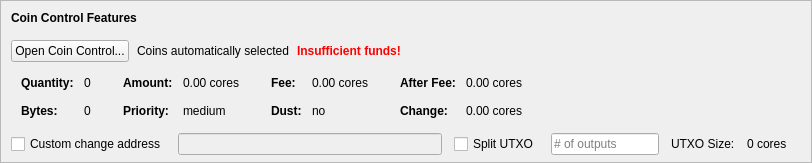
    <widget class="QFrame" name="frameCoinControl">
     <property name="sizePolicy">
      <sizepolicy hsizetype="Expanding" vsizetype="Expanding">
       <horstretch>0</horstretch>
       <verstretch>0</verstretch>
      </sizepolicy>
     </property>
     <property name="maximumSize">
      <size>
       <width>16777215</width>
       <height>16777215</height>
      </size>
     </property>
     <property name="frameShape">
      <enum>QFrame::StyledPanel</enum>
     </property>
     <property name="frameShadow">
      <enum>QFrame::Sunken</enum>
     </property>
     <layout class="QVBoxLayout" name="verticalLayoutCoinControl2">
      <property name="spacing">
       <number>0</number>
      </property>
      <property name="leftMargin">
       <number>0</number>
      </property>
      <property name="topMargin">
       <number>0</number>
      </property>
      <property name="rightMargin">
       <number>0</number>
      </property>
      <property name="bottomMargin">
       <number>6</number>
      </property>
      <item>
       <layout class="QVBoxLayout" name="verticalLayoutCoinControl" stretch="0,0,0,0,1">
        <property name="spacing">
         <number>0</number>
        </property>
        <property name="leftMargin">
         <number>10</number>
        </property>
        <property name="topMargin">
         <number>10</number>
        </property>
        <item>
         <layout class="QHBoxLayout" name="horizontalLayoutCoinControl1">
          <property name="bottomMargin">
           <number>15</number>
          </property>
          <item>
           <widget class="QLabel" name="labelCoinControlFeatures">
            <property name="sizePolicy">
             <sizepolicy hsizetype="Preferred" vsizetype="Maximum">
              <horstretch>0</horstretch>
              <verstretch>0</verstretch>
             </sizepolicy>
            </property>
            <property name="font">
             <font>
              <weight>75</weight>
              <bold>true</bold>
             </font>
            </property>
            <property name="styleSheet">
             <string notr="true">font-weight:bold;</string>
            </property>
            <property name="text">
             <string>Coin Control Features</string>
            </property>
           </widget>
          </item>
         </layout>
        </item>
        <item>
         <layout class="QHBoxLayout" name="horizontalLayoutCoinControl2" stretch="0,0,0,0">
          <property name="spacing">
           <number>8</number>
          </property>
          <property name="bottomMargin">
           <number>10</number>
          </property>
          <item>
           <widget class="QPushButton" name="pushButtonCoinControl">
            <property name="styleSheet">
             <string notr="true"/>
            </property>
            <property name="text">
             <string>Open Coin Control...</string>
            </property>
            <property name="autoDefault">
             <bool>false</bool>
            </property>
           </widget>
          </item>
          <item>
           <widget class="QLabel" name="labelCoinControlAutomaticallySelected">
            <property name="text">
             <string>Coins automatically selected</string>
            </property>
            <property name="margin">
             <number>5</number>
            </property>
           </widget>
          </item>
          <item>
           <widget class="QLabel" name="labelCoinControlInsuffFunds">
            <property name="font">
             <font>
              <weight>75</weight>
              <bold>true</bold>
             </font>
            </property>
            <property name="styleSheet">
             <string notr="true">color:red;font-weight:bold;</string>
            </property>
            <property name="text">
             <string>Insufficient funds!</string>
            </property>
            <property name="margin">
             <number>5</number>
            </property>
           </widget>
          </item>
          <item>
           <spacer name="horizontalSpacerCoinControl">
            <property name="orientation">
             <enum>Qt::Horizontal</enum>
            </property>
            <property name="sizeHint" stdset="0">
             <size>
              <width>40</width>
              <height>1</height>
             </size>
            </property>
           </spacer>
          </item>
         </layout>
        </item>
        <item>
         <widget class="QWidget" name="widgetCoinControl" native="true">
          <property name="sizePolicy">
           <sizepolicy hsizetype="Preferred" vsizetype="Preferred">
            <horstretch>0</horstretch>
            <verstretch>0</verstretch>
           </sizepolicy>
          </property>
          <property name="minimumSize">
           <size>
            <width>0</width>
            <height>0</height>
           </size>
          </property>
          <property name="styleSheet">
           <string notr="true"/>
          </property>
          <layout class="QHBoxLayout" name="horizontalLayoutCoinControl5">
           <property name="leftMargin">
            <number>0</number>
           </property>
           <property name="topMargin">
            <number>0</number>
           </property>
           <property name="rightMargin">
            <number>0</number>
           </property>
           <property name="bottomMargin">
            <number>0</number>
           </property>
           <item>
            <layout class="QHBoxLayout" name="horizontalLayoutCoinControl3" stretch="0,0,0,1">
             <property name="spacing">
              <number>20</number>
             </property>
             <property name="topMargin">
              <number>0</number>
             </property>
             <property name="bottomMargin">
              <number>10</number>
             </property>
             <item>
              <layout class="QFormLayout" name="formLayoutCoinControl1">
               <property name="horizontalSpacing">
                <number>10</number>
               </property>
               <property name="verticalSpacing">
                <number>14</number>
               </property>
               <property name="leftMargin">
                <number>10</number>
               </property>
               <property name="topMargin">
                <number>4</number>
               </property>
               <property name="rightMargin">
                <number>6</number>
               </property>
               <item row="0" column="0">
                <widget class="QLabel" name="labelCoinControlQuantityText">
                 <property name="font">
                  <font>
                   <weight>75</weight>
                   <bold>true</bold>
                  </font>
                 </property>
                 <property name="text">
                  <string>Quantity:</string>
                 </property>
                 <property name="margin">
                  <number>0</number>
                 </property>
                </widget>
               </item>
               <item row="0" column="1">
                <widget class="QLabel" name="labelCoinControlQuantity">
                 <property name="cursor">
                  <cursorShape>IBeamCursor</cursorShape>
                 </property>
                 <property name="contextMenuPolicy">
                  <enum>Qt::ActionsContextMenu</enum>
                 </property>
                 <property name="text">
                  <string notr="true">0</string>
                 </property>
                 <property name="margin">
                  <number>0</number>
                 </property>
                 <property name="textInteractionFlags">
                  <set>Qt::LinksAccessibleByMouse|Qt::TextSelectableByKeyboard|Qt::TextSelectableByMouse</set>
                 </property>
                </widget>
               </item>
               <item row="1" column="0">
                <widget class="QLabel" name="labelCoinControlBytesText">
                 <property name="font">
                  <font>
                   <weight>75</weight>
                   <bold>true</bold>
                  </font>
                 </property>
                 <property name="text">
                  <string>Bytes:</string>
                 </property>
                </widget>
               </item>
               <item row="1" column="1">
                <widget class="QLabel" name="labelCoinControlBytes">
                 <property name="cursor">
                  <cursorShape>IBeamCursor</cursorShape>
                 </property>
                 <property name="contextMenuPolicy">
                  <enum>Qt::ActionsContextMenu</enum>
                 </property>
                 <property name="text">
                  <string notr="true">0</string>
                 </property>
                 <property name="textInteractionFlags">
                  <set>Qt::LinksAccessibleByMouse|Qt::TextSelectableByKeyboard|Qt::TextSelectableByMouse</set>
                 </property>
                </widget>
               </item>
              </layout>
             </item>
             <item>
              <layout class="QFormLayout" name="formLayoutCoinControl2">
               <property name="horizontalSpacing">
                <number>10</number>
               </property>
               <property name="verticalSpacing">
                <number>14</number>
               </property>
               <property name="leftMargin">
                <number>6</number>
               </property>
               <property name="topMargin">
                <number>4</number>
               </property>
               <property name="rightMargin">
                <number>6</number>
               </property>
               <item row="0" column="0">
                <widget class="QLabel" name="labelCoinControlAmountText">
                 <property name="font">
                  <font>
                   <weight>75</weight>
                   <bold>true</bold>
                  </font>
                 </property>
                 <property name="text">
                  <string>Amount:</string>
                 </property>
                 <property name="margin">
                  <number>0</number>
                 </property>
                </widget>
               </item>
               <item row="0" column="1">
                <widget class="QLabel" name="labelCoinControlAmount">
                 <property name="cursor">
                  <cursorShape>IBeamCursor</cursorShape>
                 </property>
                 <property name="contextMenuPolicy">
                  <enum>Qt::ActionsContextMenu</enum>
                 </property>
                 <property name="text">
                  <string notr="true">0.00 cores</string>
                 </property>
                 <property name="textInteractionFlags">
                  <set>Qt::LinksAccessibleByMouse|Qt::TextSelectableByKeyboard|Qt::TextSelectableByMouse</set>
                 </property>
                </widget>
               </item>
               <item row="1" column="0">
                <widget class="QLabel" name="labelCoinControlPriorityText">
                 <property name="font">
                  <font>
                   <weight>75</weight>
                   <bold>true</bold>
                  </font>
                 </property>
                 <property name="text">
                  <string>Priority:</string>
                 </property>
                </widget>
               </item>
               <item row="1" column="1">
                <widget class="QLabel" name="labelCoinControlPriority">
                 <property name="cursor">
                  <cursorShape>IBeamCursor</cursorShape>
                 </property>
                 <property name="contextMenuPolicy">
                  <enum>Qt::ActionsContextMenu</enum>
                 </property>
                 <property name="text">
                  <string>medium</string>
                 </property>
                 <property name="textInteractionFlags">
                  <set>Qt::LinksAccessibleByMouse|Qt::TextSelectableByKeyboard|Qt::TextSelectableByMouse</set>
                 </property>
                </widget>
               </item>
              </layout>
             </item>
             <item>
              <layout class="QFormLayout" name="formLayoutCoinControl3">
               <property name="horizontalSpacing">
                <number>10</number>
               </property>
               <property name="verticalSpacing">
                <number>14</number>
               </property>
               <property name="leftMargin">
                <number>6</number>
               </property>
               <property name="topMargin">
                <number>4</number>
               </property>
               <property name="rightMargin">
                <number>6</number>
               </property>
               <item row="0" column="0">
                <widget class="QLabel" name="labelCoinControlFeeText">
                 <property name="font">
                  <font>
                   <weight>75</weight>
                   <bold>true</bold>
                  </font>
                 </property>
                 <property name="text">
                  <string>Fee:</string>
                 </property>
                 <property name="margin">
                  <number>0</number>
                 </property>
                </widget>
               </item>
               <item row="0" column="1">
                <widget class="QLabel" name="labelCoinControlFee">
                 <property name="cursor">
                  <cursorShape>IBeamCursor</cursorShape>
                 </property>
                 <property name="contextMenuPolicy">
                  <enum>Qt::ActionsContextMenu</enum>
                 </property>
                 <property name="text">
                  <string notr="true">0.00 cores</string>
                 </property>
                 <property name="textInteractionFlags">
                  <set>Qt::LinksAccessibleByMouse|Qt::TextSelectableByKeyboard|Qt::TextSelectableByMouse</set>
                 </property>
                </widget>
               </item>
               <item row="1" column="0">
                <widget class="QLabel" name="labelCoinControlLowOutputText">
                 <property name="font">
                  <font>
                   <weight>75</weight>
                   <bold>true</bold>
                  </font>
                 </property>
                 <property name="text">
                  <string>Dust:</string>
                 </property>
                </widget>
               </item>
               <item row="1" column="1">
                <widget class="QLabel" name="labelCoinControlLowOutput">
                 <property name="cursor">
                  <cursorShape>IBeamCursor</cursorShape>
                 </property>
                 <property name="contextMenuPolicy">
                  <enum>Qt::ActionsContextMenu</enum>
                 </property>
                 <property name="text">
                  <string>no</string>
                 </property>
                 <property name="textInteractionFlags">
                  <set>Qt::LinksAccessibleByMouse|Qt::TextSelectableByKeyboard|Qt::TextSelectableByMouse</set>
                 </property>
                </widget>
               </item>
              </layout>
             </item>
             <item>
              <layout class="QFormLayout" name="formLayoutCoinControl4">
               <property name="horizontalSpacing">
                <number>10</number>
               </property>
               <property name="verticalSpacing">
                <number>14</number>
               </property>
               <property name="leftMargin">
                <number>6</number>
               </property>
               <property name="topMargin">
                <number>4</number>
               </property>
               <property name="rightMargin">
                <number>6</number>
               </property>
               <item row="0" column="0">
                <widget class="QLabel" name="labelCoinControlAfterFeeText">
                 <property name="font">
                  <font>
                   <weight>75</weight>
                   <bold>true</bold>
                  </font>
                 </property>
                 <property name="text">
                  <string>After Fee:</string>
                 </property>
                 <property name="margin">
                  <number>0</number>
                 </property>
                </widget>
               </item>
               <item row="0" column="1">
                <widget class="QLabel" name="labelCoinControlAfterFee">
                 <property name="cursor">
                  <cursorShape>IBeamCursor</cursorShape>
                 </property>
                 <property name="contextMenuPolicy">
                  <enum>Qt::ActionsContextMenu</enum>
                 </property>
                 <property name="text">
                  <string notr="true">0.00 cores</string>
                 </property>
                 <property name="textInteractionFlags">
                  <set>Qt::LinksAccessibleByMouse|Qt::TextSelectableByKeyboard|Qt::TextSelectableByMouse</set>
                 </property>
                </widget>
               </item>
               <item row="1" column="0">
                <widget class="QLabel" name="labelCoinControlChangeText">
                 <property name="font">
                  <font>
                   <weight>75</weight>
                   <bold>true</bold>
                  </font>
                 </property>
                 <property name="text">
                  <string>Change:</string>
                 </property>
                </widget>
               </item>
               <item row="1" column="1">
                <widget class="QLabel" name="labelCoinControlChange">
                 <property name="cursor">
                  <cursorShape>IBeamCursor</cursorShape>
                 </property>
                 <property name="contextMenuPolicy">
                  <enum>Qt::ActionsContextMenu</enum>
                 </property>
                 <property name="text">
                  <string notr="true">0.00 cores</string>
                 </property>
                 <property name="textInteractionFlags">
                  <set>Qt::LinksAccessibleByMouse|Qt::TextSelectableByKeyboard|Qt::TextSelectableByMouse</set>
                 </property>
                </widget>
               </item>
              </layout>
             </item>
            </layout>
           </item>
          </layout>
         </widget>
        </item>
        <item>
         <layout class="QHBoxLayout" name="horizontalLayoutCoinControl4" stretch="0,0,0,0,0,0,0">
          <property name="spacing">
           <number>12</number>
          </property>
          <property name="sizeConstraint">
           <enum>QLayout::SetDefaultConstraint</enum>
          </property>
          <property name="topMargin">
           <number>5</number>
          </property>
          <property name="rightMargin">
           <number>5</number>
          </property>
          <item>
           <widget class="QCheckBox" name="checkBoxCoinControlChange">
            <property name="toolTip">
             <string>If this is activated, but the change address is empty or invalid, change will be sent to a newly generated address.</string>
            </property>
            <property name="text">
             <string>Custom change address</string>
            </property>
           </widget>
          </item>
          <item>
           <widget class="QValidatedLineEdit" name="lineEditCoinControlChange">
            <property name="enabled">
             <bool>false</bool>
            </property>
            <property name="sizePolicy">
             <sizepolicy hsizetype="Expanding" vsizetype="Fixed">
              <horstretch>0</horstretch>
              <verstretch>0</verstretch>
             </sizepolicy>
            </property>
           </widget>
          </item>
          <item>
           <widget class="QCheckBox" name="splitBlockCheckBox">
            <property name="text">
             <string>Split UTXO</string>
            </property>
           </widget>
          </item>
          <item>
           <widget class="QLineEdit" name="splitBlockLineEdit">
            <property name="sizePolicy">
             <sizepolicy hsizetype="Fixed" vsizetype="Fixed">
              <horstretch>50</horstretch>
              <verstretch>0</verstretch>
             </sizepolicy>
            </property>
            <property name="placeholderText">
             <string># of outputs</string>
            </property>
           </widget>
          </item>
          <item>
           <widget class="QLabel" name="labelBlockSizeText">
            <property name="text">
             <string>UTXO Size:</string>
            </property>
           </widget>
          </item>
          <item>
           <widget class="QLabel" name="labelBlockSize">
            <property name="text">
             <string>0 cores</string>
            </property>
           </widget>
          </item>
          <item>
           <widget class="QLabel" name="labelCoinControlChangeLabel">
            <property name="sizePolicy">
             <sizepolicy hsizetype="Preferred" vsizetype="Expanding">
              <horstretch>0</horstretch>
              <verstretch>0</verstretch>
             </sizepolicy>
            </property>
            <property name="minimumSize">
             <size>
              <width>0</width>
              <height>0</height>
             </size>
            </property>
            <property name="text">
             <string/>
            </property>
            <property name="margin">
             <number>3</number>
            </property>
           </widget>
          </item>
         </layout>
        </item>
        <item>
         <spacer name="verticalSpacerCoinControl">
          <property name="orientation">
           <enum>Qt::Vertical</enum>
          </property>
          <property name="sizeHint" stdset="0">
           <size>
            <width>800</width>
            <height>1</height>
           </size>
          </property>
         </spacer>
        </item>
       </layout>
      </item>
     </layout>
    </widget>
